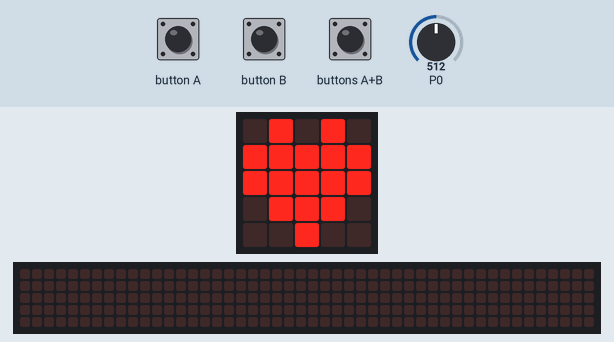
This program was run on a simulated BBC micro:bit (MakeCode). Parts: the board's 5×5 LED display, a strip that is not on the board, showing the scrolling text unrolled. The inputs (shaded band) are chosen by the test bench; at power-on: P0 = 512 (analog values on the 0–1023 scale). The 48×5 strip is a reading aid, not a part: it shows the text the display is scrolling, unrolled, one strip-width of it at a time.

Above: at 1.2 s.
1.3 s: button B pressed for 0.15 s
At 1.52 s:
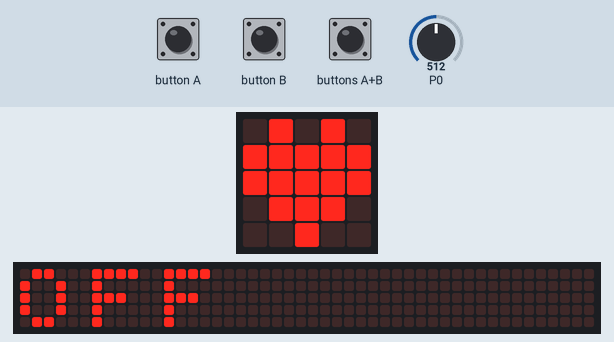
At 1.97 s:
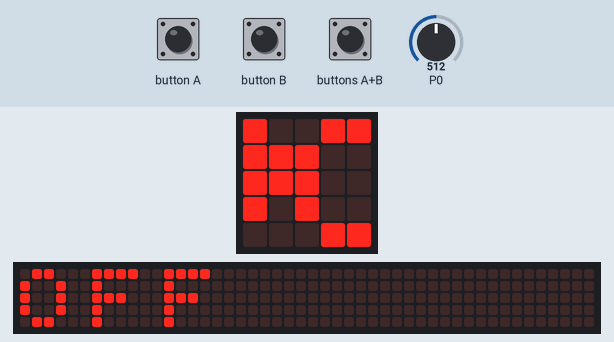
2.0 s: buttons A+B pressed for 1 s
3.6 s: buttons A+B pressed for 0.15 s
4.3 s: P0 set to 547
At 6.2 s:
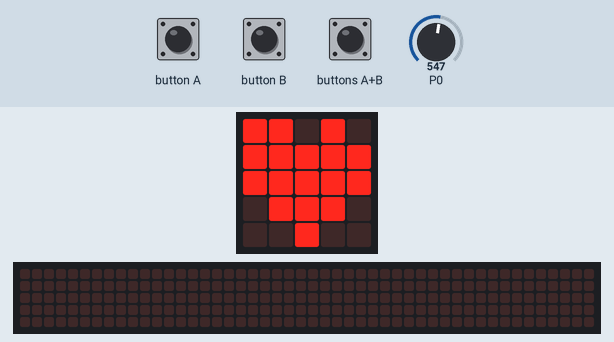
7.3 s: P0 set to 571
8.8 s: button A pressed for 0.15 s
At 12.4 s:
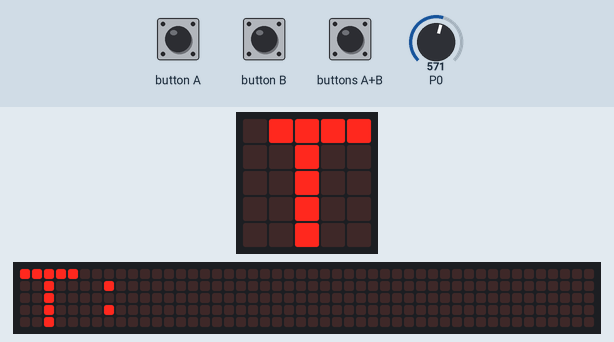
Timing chart, 0 to 13.2 s (numbered marks = the images above; inputs shaded):
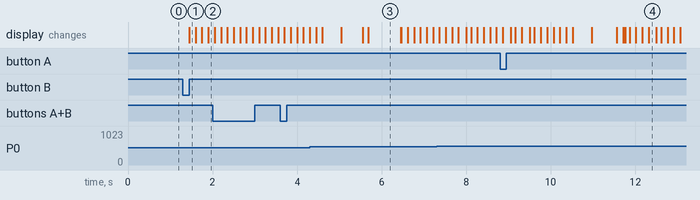

Measured:
- after the input at 1.3 s, the display: changes after 0.15 s (image 1)
- after the input at 8.8 s, the display: first differs from a run without the input after 2.2 s (image 4 shows a later state)
- what the display in image 3 shows lasts 0.8 s, from 5.7 s to 6.5 s

The program:

Heartbeat-detecting.py
```python
# 检测心率  -makecode版
beat_count = 0
measuring = False
start_time = 0
last_beat_time = 0
baseline = 512
threshold_offset = 50
recent_intervals: List[number] = []
last_display_time = 0

# 显示控制变量
display_queue: List[str] = []
last_feedback_time = 0

# 60秒统计相关变量
beat_count_60s = 0
period_start_time = 0
last_60s_display_time = 0

# 状态指示变量
status_blink_time = 0
show_status = False

# 存储最后一次20秒显示的心率值
last_20s_heart_rate = 0

def sum_array(arr):
    """自定义求和函数"""
    total = 0
    for item in arr:
        total += item
    return total

def calculate_20s_heart_rate():
    """20秒显示使用的心率计算方法"""
    global recent_intervals, beat_count, start_time, last_20s_heart_rate

    current_time = input.running_time()
    elapsed = (current_time - start_time) / 1000

    # 必须满足20秒显示的条件
    if elapsed > 30 and beat_count > 15 and len(recent_intervals) >= 3:

        # 使用最近的有效心跳间隔
        if len(recent_intervals) >= 20:
            use_intervals = recent_intervals[-20:]  # 使用最近20次
        else:
            use_intervals = recent_intervals

        # 过滤异常值（去除过快或过慢的心跳）
        filtered_intervals = []
        for interval in use_intervals:
            if 300 <= interval <= 2000:  # 对应30-200 BPM
                filtered_intervals.append(interval)

        if len(filtered_intervals) >= 3:
            avg_interval = sum_array(filtered_intervals) / len(filtered_intervals)
            bpm = Math.round(60000 / avg_interval)

            # 合理性检查
            if 40 <= bpm <= 200:
                last_20s_heart_rate = bpm  # 保存这个值
                return bpm

    # 如果无法计算新值，返回上次的值
    return last_20s_heart_rate

def quick_calibrate():
    """快速校准"""
    global baseline
    total = 0
    for i in range(10):
        total += pins.analog_read_pin(AnalogPin.P0)
        basic.pause(10)
    baseline = total // 10

def show_status_indicator(show: bool):
    """状态指示器"""
    if show:
        led.plot(0, 0)
    else:
        led.unplot(0, 0)

def on_button_a():
    """快速启动监测"""
    global beat_count, measuring, start_time, last_beat_time, recent_intervals
    global last_display_time, display_queue, beat_count_60s, period_start_time
    global last_60s_display_time, status_blink_time, show_status, last_20s_heart_rate

    quick_calibrate()

    # 重置所有计数器
    beat_count = 0
    beat_count_60s = 0
    measuring = True
    start_time = input.running_time()
    period_start_time = start_time
    last_beat_time = 0
    recent_intervals = []
    last_display_time = 0
    last_60s_display_time = 0
    display_queue = []
    status_blink_time = 0
    show_status = False
    last_20s_heart_rate = 0

    # 启动提示
    basic.show_icon(IconNames.HEART)
    basic.pause(200)
    basic.clear_screen()

def on_button_b():
    """显示与20秒自动显示相同的心率"""
    global display_queue

    if measuring:
        display_queue.append("show_20s_heart_rate")
    else:
        basic.show_string("OFF")
        basic.pause(500)
        basic.clear_screen()

def on_button_ab():
    """停止/重启切换"""
    global measuring, display_queue

    if measuring:
        measuring = False
        display_queue.append("stop_msg")
    else:
        on_button_a()

input.on_button_pressed(Button.A, on_button_a)
input.on_button_pressed(Button.B, on_button_b)
input.on_button_pressed(Button.AB, on_button_ab)

def process_display_queue(current_time):
    """处理显示队列"""
    global display_queue, last_feedback_time, beat_count, beat_count_60s
    global recent_intervals, measuring, start_time

    if len(display_queue) > 0 and (current_time - last_feedback_time) > 150:
        display_item = display_queue[0]

        if display_item == "beat":
            # 快速心跳反馈
            basic.show_icon(IconNames.SMALL_HEART)
            music.ring_tone(800)
            basic.pause(25)
            music.stop_all_sounds()
            basic.clear_screen()

        elif display_item == "count_60s":
            # 60秒计数显示
            basic.show_number(beat_count_60s)
            basic.pause(800)
            basic.clear_screen()

        elif display_item == "show_20s_heart_rate":
            # B键显示：使用与20秒自动显示相同的算法
            elapsed = (current_time - start_time) / 1000

            # 显示心率（使用20秒显示的算法）
            bpm = calculate_20s_heart_rate()
            if bpm > 0:
                basic.show_number(bpm)
                basic.pause(1000)

            basic.clear_screen()

        elif display_item == "stop_msg":
            basic.show_string("STOP")
            basic.pause(500)
            basic.show_string("T:")
            basic.pause(200)
            basic.show_number(beat_count)
            basic.pause(800)

            # 显示最终心率
            final_bpm = calculate_20s_heart_rate()
            if final_bpm > 0:
                basic.show_number(final_bpm)
                basic.pause(1000)

            basic.clear_screen()

        # 移除已处理的显示项
        temp_queue = []
        for i in range(1, len(display_queue)):
            temp_queue.append(display_queue[i])
        display_queue = temp_queue

        last_feedback_time = current_time
        return True
    return False

def forever():
    """高速检测主循环"""
    global beat_count, measuring, last_beat_time, baseline, threshold_offset
    global recent_intervals, last_display_time, display_queue, beat_count_60s
    global period_start_time, last_60s_display_time, status_blink_time, show_status

    current_time = input.running_time()

    if measuring:
        sensor_val = pins.analog_read_pin(AnalogPin.P0)

        # 心跳检测
        if abs(sensor_val - baseline) > threshold_offset and (current_time - last_beat_time) > 300:
            beat_count += 1
            beat_count_60s += 1

            # 计算心跳间隔
            if last_beat_time > 0:
                interval = current_time - last_beat_time
                recent_intervals.append(interval)

                # 保持数组长度
                if len(recent_intervals) > 12:
                    temp_intervals = []
                    for i in range(1, len(recent_intervals)):
                        temp_intervals.append(recent_intervals[i])
                    recent_intervals = temp_intervals

            last_beat_time = current_time
            display_queue.append("beat")

        # 60秒统计显示
        elapsed_period = (current_time - period_start_time) / 1000
        if elapsed_period >= 60 and (current_time - last_60s_display_time) > 2000:
            if beat_count_60s > 0:
                display_queue.append("count_60s")
                last_60s_display_time = current_time

            beat_count_60s = 0
            period_start_time = current_time

        # 处理显示队列
        display_processed = process_display_queue(current_time)

        # ⭐ 20秒定期心率显示（
        if not display_processed:
            elapsed = (current_time - start_time) / 1000
            if elapsed > 30 and beat_count > 15 and (current_time - last_display_time) > 20000:
                # 使用相同的算法计算心率
                bpm = calculate_20s_heart_rate()
                if bpm > 0:
                    basic.show_number(bpm % 100)  # 显示后两位数字
                    basic.pause(400)
                    basic.clear_screen()
                    last_display_time = current_time

        # 状态指示灯
        if (current_time - status_blink_time) > 5000:
            show_status_indicator(not show_status)
            show_status = not show_status
            status_blink_time = current_time

    else:
        # 待机状态
        process_display_queue(current_time)

        if show_status:
            show_status_indicator(False)
            show_status = False

        if current_time % 3000 < 100:
            basic.show_icon(IconNames.HEART)
        elif current_time % 3000 < 200:
            basic.clear_screen()

    basic.pause(8)

basic.forever(forever)
```
